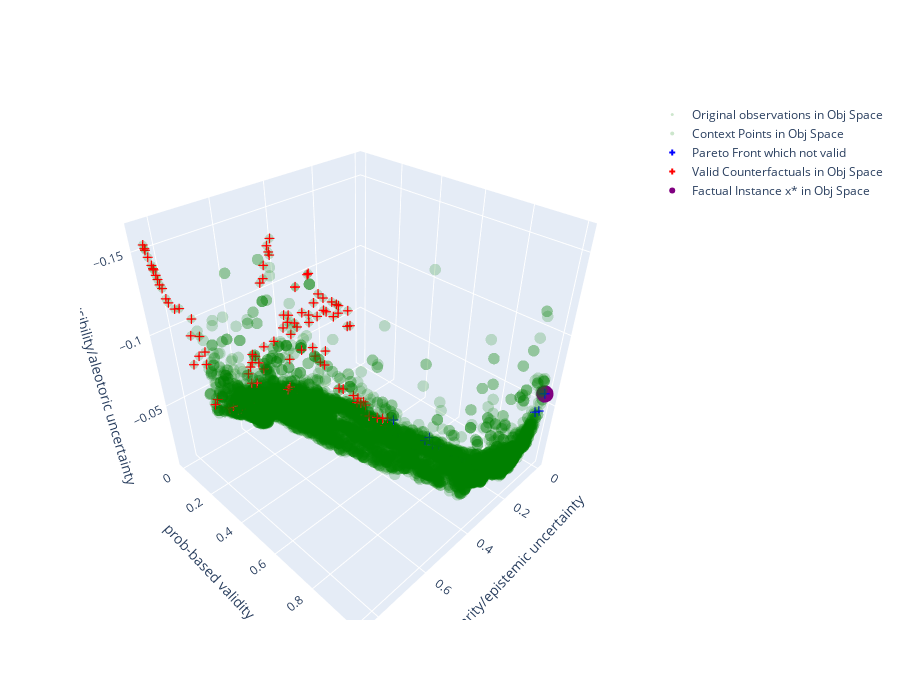

The notebook cell this image was saved under:
### Code cell
import importlib
import utils
importlib.reload(utils)
from utils import plot_cf_3d

plot_cf_3d(results=results, x_factual=x_factual, context=dg.sample(10000, seed=789)[0])
